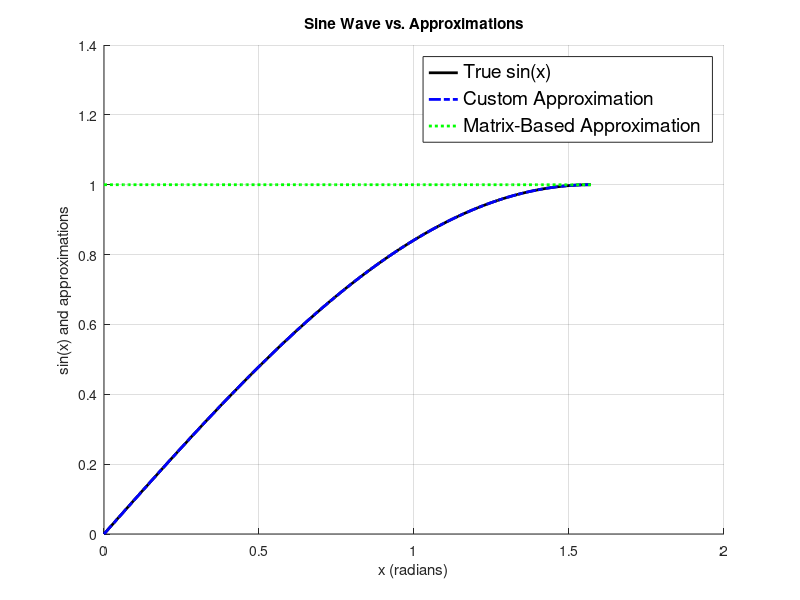

MATLAB code to generate this figure:
clc; clear; close all;

% Define x from 0 to pi/2
x = linspace(0, pi/2, 100); 

% Normalize x according to Q15 input scaling
x_norm = x/pi;  % Since input is expected in (-1,1) range

% True sine function
y_sin = sin(x);

% Standard Taylor approximation (5th order)
%y_taylor = x - (x.^3)/factorial(3) + (x.^5)/factorial(5);

% Given Q15 coefficients (assumed in floating-point)
c1 = 3.140625;
c2 = 0.02026367;
c3 = -5.3251;
c4 = 0.5446778;
c5 = 1.800293;

% Compute the sine approximation using rescaled coefficients
y_custom_scaled = c1*x_norm + c2*x_norm.^2 + c3*x_norm.^3 + c4*x_norm.^4 + c5*x_norm.^5;

% Define frequency and sampling rate
f = 1;          % Example frequency
fs = 44100;     % Sampling frequency
k = (2 * pi * f) / fs;

% Initialize matrices
x1 = 1;  % Initial conditions for x1
x2 = 0;  % Initial conditions for x2

y1 = zeros(size(x));
y2 = zeros(size(x));

for i = 1:length(x)
    % Matrix computation
    y1(i) = (1 - (k^2)/2) * x1 + k * x2;
    y2(i) = -k * x1 + (1 - (k^2)/2) * x2;
    
    % Update for next iteration
    x1 = y1(i);
    x2 = y2(i);
end

% Plot results
figure;
hold on;
plot(x, y_sin, 'k-', 'LineWidth', 2); % True sine wave
%plot(x, y_taylor, 'r--', 'LineWidth', 2); % Standard Taylor approximation
plot(x, y_custom_scaled, 'b-.', 'LineWidth', 2); % Rescaled custom approximation
plot(x, y1, 'g:', 'LineWidth', 2); % Matrix-based approximation
hold off;

% Labels and legend
xlabel('x (radians)');
ylabel('sin(x) and approximations');
title('Sine Wave vs. Approximations');
legend('True sin(x)', 'Custom Approximation', 'Matrix-Based Approximation', 'FontSize', 14);
grid on;
